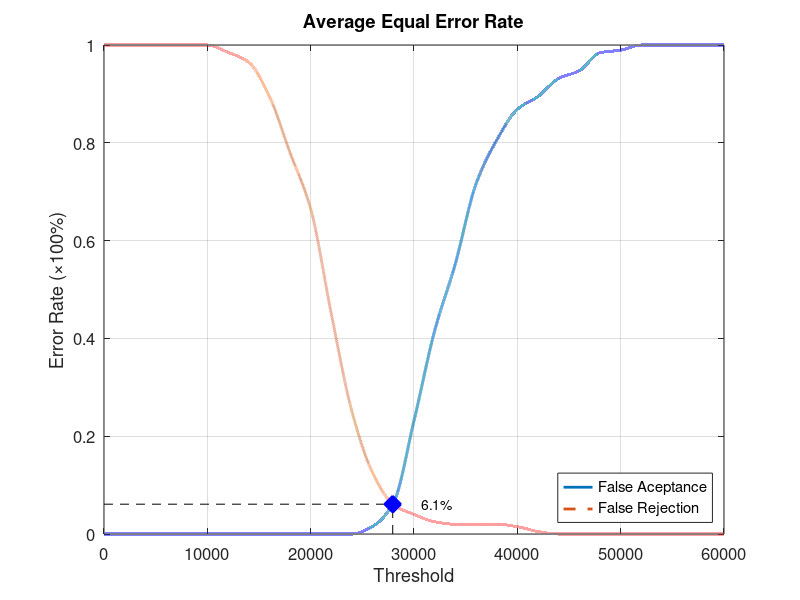
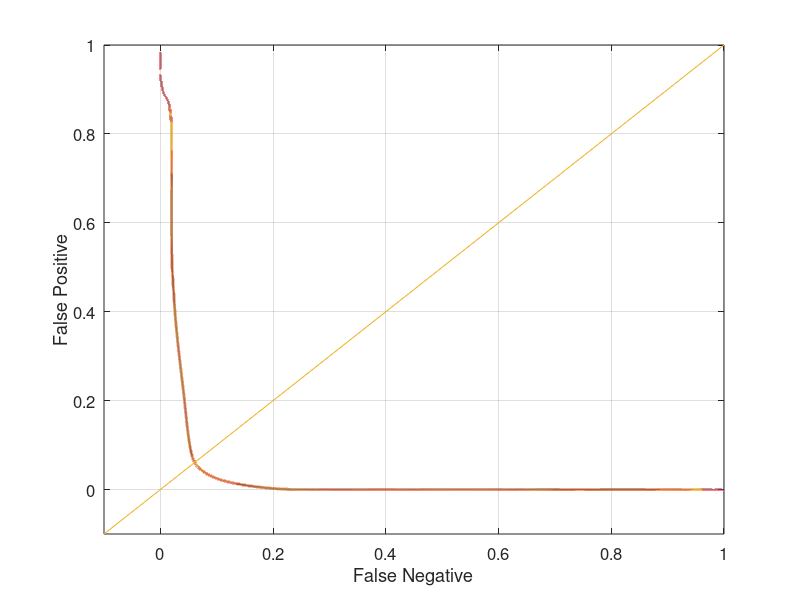

Here is the MATLAB script that generated these plots, in order:
function yEER = Database5_4
close all;
clear;
clc;
x = 0:2000:60000;
xq = 0:0.5:60000;

y0 = [0 0 0 0 0 0 0 0 0 0 0 0 0 0.0157895 0.0631579 0.231579 0.415789 0.552632 0.715789 0.805263 0.868421 0.894737 0.931579 0.947368 0.984211 0.989474 1 1 1 1 1];
yy0 = interp1(x, y0, xq, 'pchip');
y1 = [1 1 1 1 1 1 0.985 0.965 0.895 0.78 0.665 0.45 0.25 0.125 0.06 0.04 0.025 0.02 0.02 0.02 0.015 0.005 0 0 0 0 0 0 0 0 0];
yy1 = interp1(x, y1, xq, 'pchip');

% Calculating EER: 
y2 = abs(y0 - y1);
find(y2 == min(y2))
yy2 = abs(yy0 - yy1);
xEER = find(yy2 == min(yy2));
xEERIndex = xq(xEER) % X-axis EER
yEER = yy0(xEER) % Y-axis EER

main = figure
plot(xq, yy0,'-','LineWidth', 2);	hold on
plot(xq, yy1,'--','LineWidth', 2);	hold on
plot([xEERIndex xEERIndex], [0 yEER], 'k--');	hold on
plot([0 xEERIndex], [yEER yEER], 'k--');	hold on
plot(xEERIndex, yEER, 'bx', 'LineWidth', 10);	hold on
text(xEERIndex + 10 * xEERIndex / 100, yEER, [num2str(round((10000 * yEER)) / 100) '%'])
legend('False Aceptance', 'False Rejection', 'Location', 'SouthEast')
xlabel('Threshold')
ylabel('Error Rate (\times100%)')
title('Average Equal Error Rate')
set(gca, 'FontSize', 12)
axis([0 60000 0 1])
grid on

print(main, 'Database5_4Main', '-dpng');
FNRxFPR = figure('Color', [1 1 1]);
plot(yy1, yy0, '-', yy1, yy0, 'LineWidth', 2);
hold on
y = -0.1:0.1:1
plot(y, y); 
set(gca, 'FontSize', 12)
xlabel('False Negative')
ylabel('False Positive')
axis([-0.1 1 -0.1 1])
set(gca, 'FontSize', 12)
grid on

print(FNRxFPR, 'Database5_4FNRxFPR','-dpng');
end
